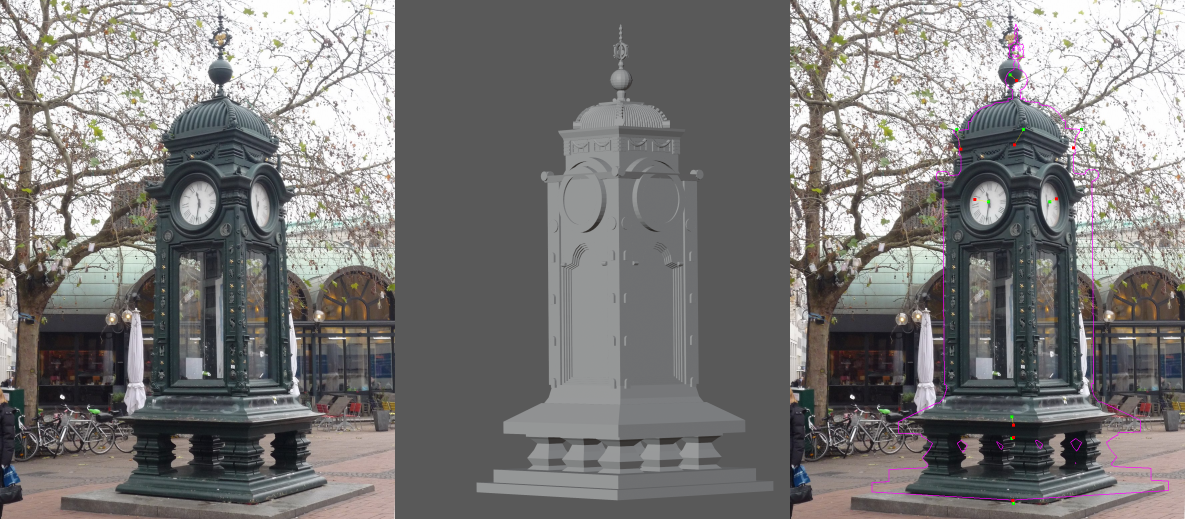
#> input picture RunnerGame/Art/assets/kroepcke_uhr/previews/compare_01_r1.png, 3555 x 1557 px, given in place of export_ride_side.png, which was not available (shown at 1/3 size)
$ python compose_preview.py
#> lines starting #> are read from the running program, lines starting #| are printed output that depends on the picture
from pathlib import Path
from PIL import Image,ImageDraw
HERE=Path(__file__).resolve().parent/'previews'
names=['export_ride_side','export_duck_side','export_ride_hands','export_ride_feet']
canvas=Image.new('RGB',(1300,1500),(30,30,30))
#> canvas: PIL image 1300x1500 RGB; every value is 30
for i,name in enumerate(names):
    canvas.paste(Image.open(HERE/(name+'.png')),(650*(i%2),750*(i//2)))
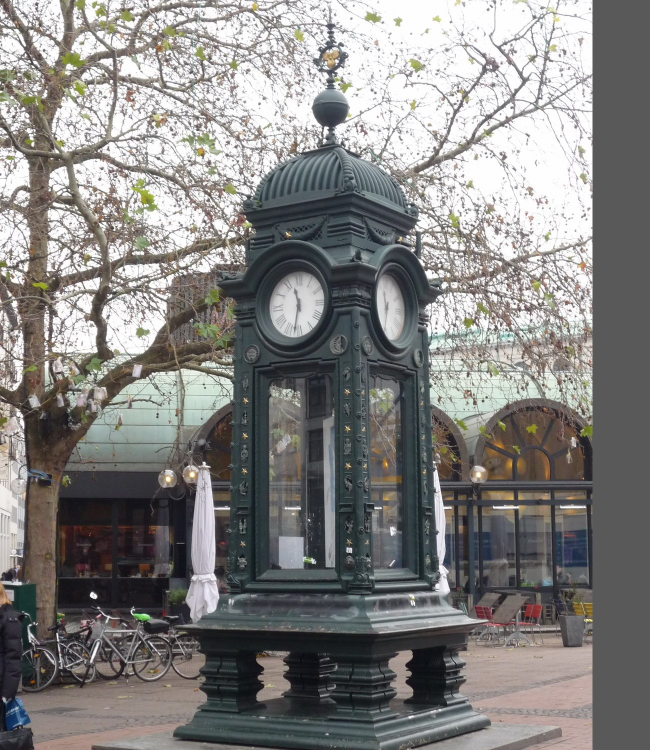
#> canvas: PIL image 1300x1500 RGB (shown at 1/2 size); mean R, G, B 131.8, 130.6, 129.1
#> pass 2 of the loop `for i,name in enumerate(names):`:
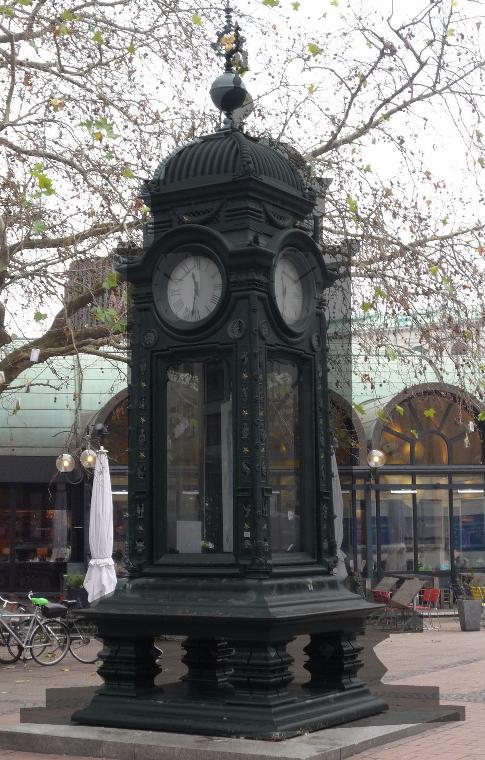
#> input picture RunnerGame/Art/assets/kroepcke_uhr/previews/compare_01_r1_blend.png, 485 x 760 px, given in place of export_duck_side.png, which was not available
#> `canvas.paste(Image.open(HERE/(name+'.png')),(650*(i%2),750*(i//2)))`:
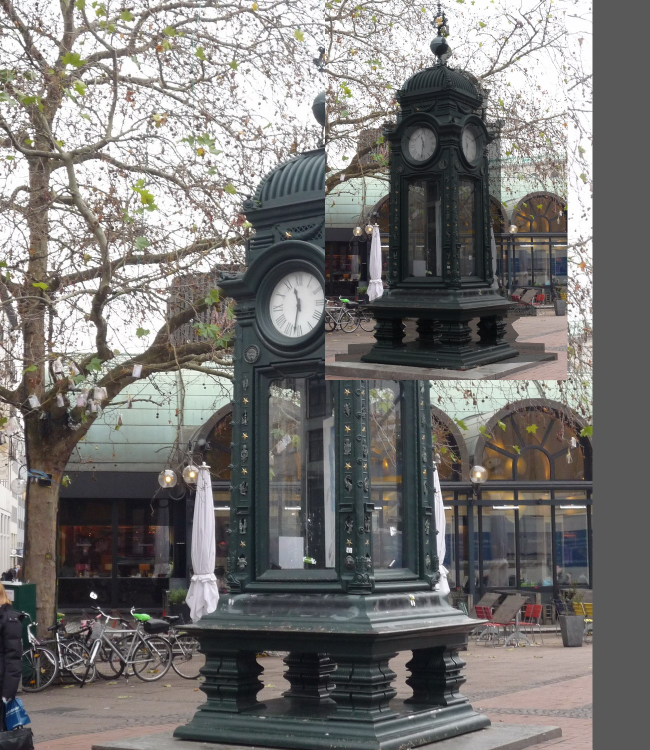
#> canvas: PIL image 1300x1500 RGB (shown at 1/2 size); mean R, G, B 119.7, 118.2, 116.4
#> (the run stopped early here; a loop or call above may not have finished)
